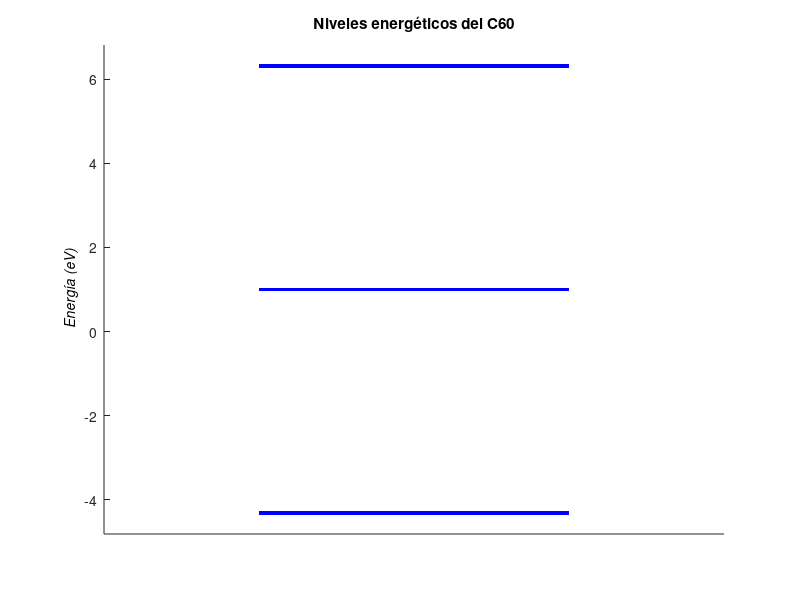

MATLAB code for this plot:
clear all;
close all;
clc;

% Parámetros
a = 2.46;
Es = -8.37;
Epx = 0;
Epy = 0;
Epz = 1;   
Vsssigma = -5.73;
Vspsigma = 6.05;
Vpppi = -3.07;
Vppsigma = 5.62;


%Definimos la matriz por bloques

        H = zeros(60, 60);
        for i = 1:15

            h = i*4-3;
            g = i*4-3;

            for k = 1:3
            H(g+k, h) = Vpppi;
            end
        end 


        for i = 1:15

            h = i*4-3;
            g = i*4-3;

            for k = 1:3
            H(g, h+k) = Vpppi;
            end
        end 


        for i = 1:60
            for j = 1:60
                if i == j
                   H(i, j) = Epz;
                end
            end  
        end
           
        disp(H);
        
        % Calcular autovalores
        E = real(eig(H));

        %Mostrar autovalores
        disp(E);
    
%Visualizar el espectro energético

x1 = -0.5;
x2 = 0.5;

figure;
hold on;
for i = 1:length(E)
    plot([x1 x2], [E(i) E(i)], 'b-', 'LineWidth', 2);
end

set(gca, 'xtick', []);
ylabel('\sl Energía (eV)','FontSize', 10,'Color', 'k');
title('Niveles energéticos del C60');
xlim([-1 1]);
ylim([min(E)-0.5, max(E)+0.5]);
